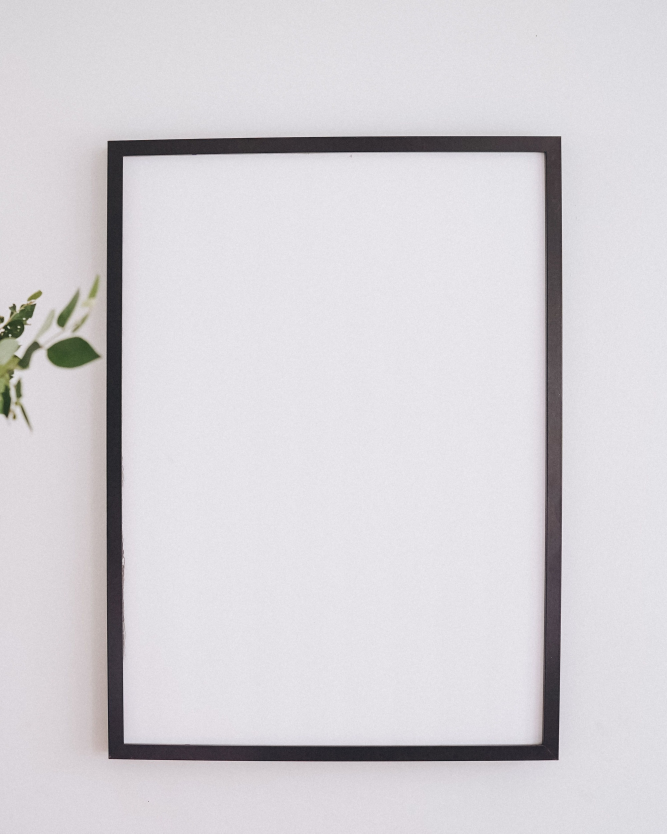
#> input picture assets/mockups/frames/m1_black_hung.jpg, 2000 x 2500 px (shown at 1/3 size)
$ python -i scene_set.py   (imports and definitions only)
#> lines starting #> are read from the running program, lines starting #| are printed output that depends on the picture
#!/usr/bin/env python3
"""
scene_set.py - build the STANDARD listing photo set for a print.

The shop was shipping the same two or three plates on every listing while ten
were prepared, so every product looked like it lived in the same room. This
module fixes the routing: one tight square lead plus a spread of real rooms.

Standard set (8 photos, Etsy allows 10):
  1 lead      tight square crop, art dominates at phone-thumbnail size
  2 bedroom   frame over bedding, soft drape
  3 nursery   frame over kids' chairs, pale wall        <- name prints live here
  4 living    frame over console with plant
  5 office    frame over a wooden desk, plant + books
  6 closeup   ornate frame leaning on a desk, shallow depth
  7 detail    100% crop of the artwork itself (texture / line quality)
  8 sizes     the ratio guide (built elsewhere, appended by the caller)

Plate aspect ratios all sit between 0.70 and 0.73 against our 0.707 print, so
the perspective warp stretches by under 3% - no visible distortion.
"""
from __future__ import annotations

import json
from pathlib import Path

from PIL import Image

import make_leads
import mockup_photo

ROOT = Path(__file__).resolve().parent
# [1 line that did not run here, left out]

# [2 lines not run here, left out]

ROOMS = {
    "bedroom": "px_12486080",   # black frame + mat, bedding and drape
    "nursery": "px_8490259",    # black frame over two white kids' chairs
    "living":  "px_8490172",    # thin frame over console with greenery
    "office":  "px_8490187",    # black frame over a wooden desk
    "closeup": "px_8490229",    # heavy black frame leaning, pencils, plant
    "hall":    "px_20553171",   # sage wall, sideboard, coat stand
    "minimal": "px_8148588",    # taupe wall, pendant lamp
    "linen":   "px_12486418",   # linen flatlay with dried bloom
    "nook":    "px_8490186",    # white nook, plants and throw
    "flatlay": "px_12486417",   # linen flatlay, alternate crop
}

# Which rooms suit which line. Nursery is the point of the name prints (their
# titles literally say "Islamic Nursery Decor"); fine-art reproductions read
# better in a study than a kids' room.
PRESETS = {
    "name":  ["nursery", "bedroom", "living", "office", "closeup"],
    # no linen/flatlay here: the lead crop is already cut from the linen plate,
    # so including it makes photos 1 and 7 look like the same shot twice.
    "art":   ["living", "office", "bedroom", "closeup", "hall"],
    "geo":   ["living", "office", "hall", "bedroom", "closeup"],
    "sacred": ["living", "bedroom", "office", "hall", "closeup"],
}


def detail_crop(print_png: Path, out: Path, size: int = 2000) -> Path:
    """100% pixel crop from the centre of the art - shows real texture."""
#> called with print_png = 'assets/mockups/frames/m1_black_hung.jpg', out = 'out.png', size = 2000
    img = Image.open(print_png).convert("RGB")
#> img is the input picture: PIL image 2000x2500 RGB; mean R, G, B 213.1, 210.2, 214.6
    side = min(size, img.width, img.height)
#> side = 2000
    cx, cy = img.width // 2, int(img.height * 0.42)
#> cx = 1000; cy = 1050
    left = max(0, min(img.width - side, cx - side // 2))
#> left = 0
    top = max(0, min(img.height - side, cy - side // 2))
#> top = 50
    crop = img.crop((left, top, left + side, top + side))
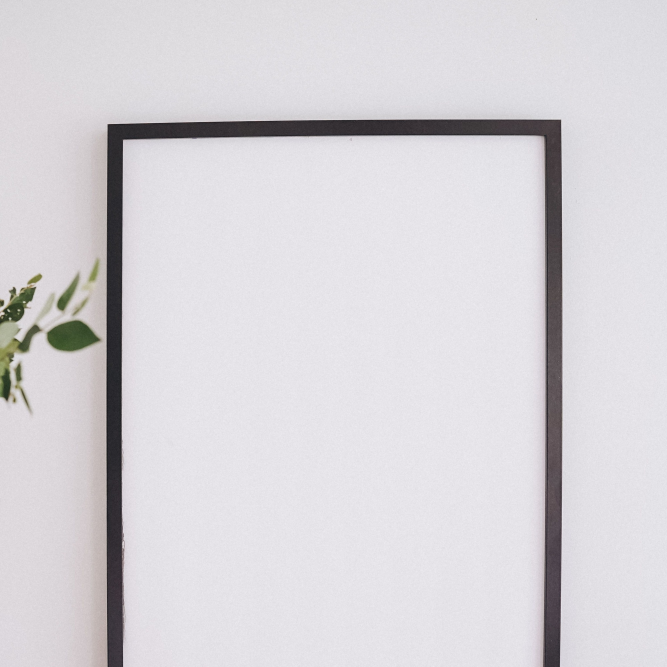
#> crop: PIL image 2000x2000 RGB (shown at 1/3 size); mean R, G, B 214.8, 212.1, 216.3
    if crop.size != (size, size):
        crop = crop.resize((size, size), Image.LANCZOS)
    crop.save(out, "JPEG", quality=92)
    return out


def build(print_png: Path, folder: Path, slug: str, preset: str = "art",
          with_detail: bool = True) -> list[Path]:
    """Write the full photo set; returns paths in listing order."""
    folder.mkdir(parents=True, exist_ok=True)
    out = [make_leads.lead_for(print_png, folder, slug)]
    for room in PRESETS[preset]:
        dst = folder / f"{slug}_scene_{room}.jpg"
        mockup_photo.place(print_png, ROOMS[room], dst)
        out.append(dst)
    if with_detail:
        out.append(detail_crop(print_png, folder / f"{slug}_detail.jpg"))
    return out


# [9 lines not run here, left out]

>>> result = detail_crop('assets/mockups/frames/m1_black_hung.jpg', 'out.png')

$ run again, on assets/mood/glass_oats_src.jpg
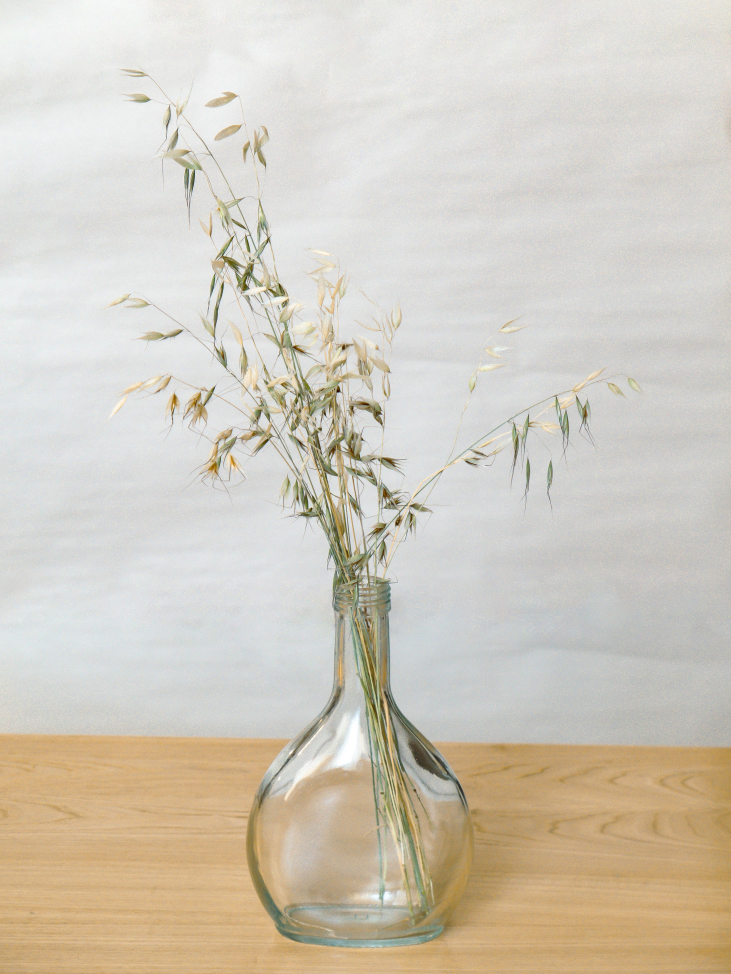
#> input picture assets/mood/glass_oats_src.jpg, 2922 x 3896 px (shown at 1/4 size)
#> in detail_crop, img is the input picture: PIL image 2922x3896 RGB; mean R, G, B 209.9, 203.1, 190.1
#> in detail_crop, `crop = img.crop((left, top, left + side, top + side))`:
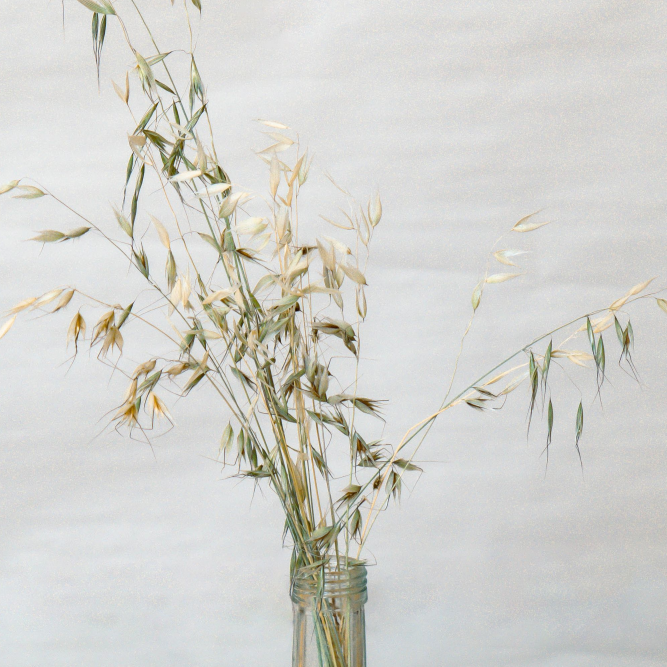
#> crop: PIL image 2000x2000 RGB (shown at 1/3 size); mean R, G, B 210.7, 210.5, 206.1
